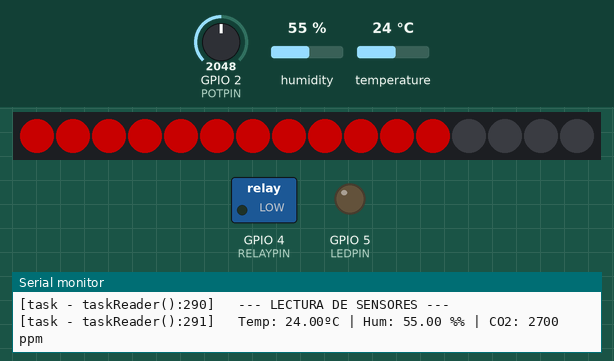
Simulated run of this sketch. Board: ESP32-C3. Parts: 16 RGB LEDs in strip order, left to right, switched loads named in the sketch (green lamp = pin HIGH), output pins drawn as LEDs (lit = HIGH), the last lines printed to the serial monitor. The test bench sets the inputs (shaded band); at power-on: GPIO 2 (POTPIN) = 2048, humidity 55 %, temperature 24 °C. Dim RGB values are drawn brighter than linear; WiFi joins after 1.5 s; servers stay silent unless stated; no MQTT or app messages arrive unless stated.

Above: at 2.4 s.
2.5 s: GPIO 2 (POTPIN) set to 1228
At 4.8 s:
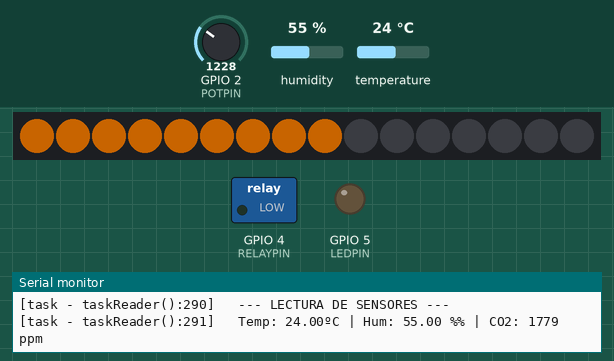
5.1 s: GPIO 2 (POTPIN) set to 491
At 6.0 s:
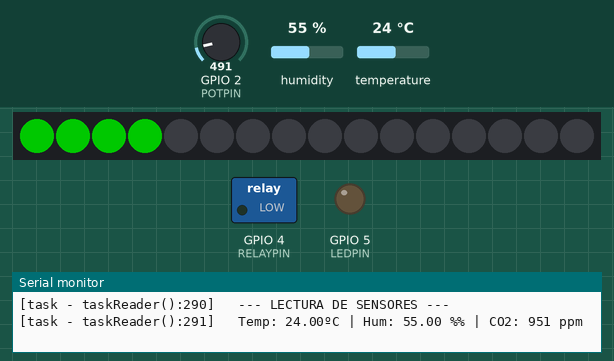
7.1 s: GPIO 2 (POTPIN) set to 4095
At 8.1 s:
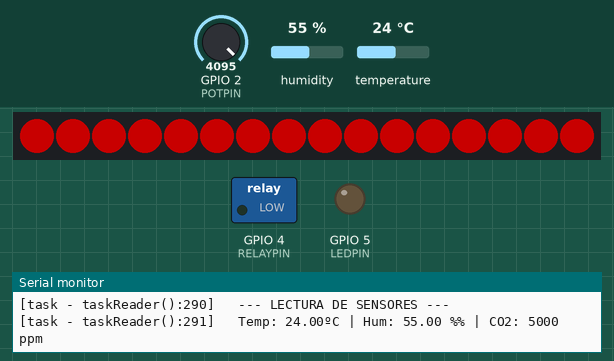
12.1 s: GPIO 2 (POTPIN) set to 4050
Timing chart, 0 to 15.1 s (numbered marks = the images above; inputs shaded):
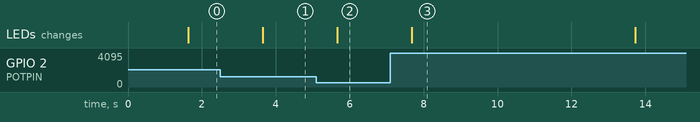

Measured:
- after the input at 2.5 s, the LEDs: change after 1.1 s (image 1)
- after the input at 5.1 s, the LEDs: change after 0.56 s (image 2)
- after the input at 7.1 s, the LEDs: change after 0.58 s (image 3)

The sketch:

ESP32_Plantilla_Inicial.ino
```cpp
#include <WiFi.h>
#include <PubSubClient.h> // Librería para MQTT
#include <DHTesp.h>      // Librería para el sensor DHT22 (instalar DHT sensor library for ESPx)
#include <Adafruit_NeoPixel.h> // Librería para el anillo NeoPixel
#include <Button2.h> // Librería Button2 optimizada
#include <ArduinoJson.h> // Librería para parsear y crear JSON fácilmente
#include <HTTPClient.h>  // Para hacer la petición pull-on-boot
#include <WiFiClientSecure.h> // Para hacer la petición por la capa HTTPS

// --- MACRO PARA DEPURACIÓN ---
// Muestra nombre de tarea, función y línea en los logs por puerto serie
#define DEBUG_STRING "["+String(pcTaskGetName(NULL))+" - "+String(__FUNCTION__)+"():"+String(__LINE__)+"]   "

// ================================================================================
// CONSTANTES DE CONFIGURACIÓN (¡Modificar usuario y contraseña!)
// ================================================================================

// --- WiFi --- (En Wokwi se suele usar Wokwi-GUEST)
const String ssid = "Wokwi-GUEST";
const String password = "";

// --- MQTT Broker ---
const String mqtt_server = "mqtt.iot-uma.es";
const int mqtt_port      = 1883;
const String mqtt_user   = "micro1";    // USUARIO MQTT ASIGNADO (coincide con el namespace)
const String mqtt_pass   = "iQvXjmy7";  // CONTRASEÑA MQTT ASIGNADA

// --- Identificadores del Gemelo Digital (Ditto) ---
const String NAMESPACE = mqtt_user;
const String THING_NAME = "ESP32-final";

// --- Topics según la configuración de Eclipse Ditto ---
// Telemetría de entrada (Conexión 1: mqtt-micro-in)
const String topic_TELEMETRIA = "iot/devices/" + NAMESPACE + "/" + THING_NAME;

// Recepción de comandos nativos (Conexión 3: mqtt-micro-cmd, downlink)
const String topic_COMANDOS = NAMESPACE + "/" + THING_NAME + "/mensajes";

// Respuestas a los comandos nativos (Conexión 3: mqtt-micro-cmd, uplink)
const String topic_RESPUESTAS = NAMESPACE + "/" + THING_NAME + "/respuestas";

// Recepción de Desired Properties (Conexión 6: mqtt-desired-out)
const String topic_DESIRED = NAMESPACE + "/" + THING_NAME + "/desiredproperties";

// --- Tiempos ---
#define PERIODO_PUBLICACION 30000  // Publicar cada 30 segundos (30000 ms)
//-----------------------------------------------------
// CONFIGURACIÓN DE PINES (ESP32-C3)
//-----------------------------------------------------
#define DHTPIN     1   // Sensor de temperatura/humedad DHT22
#define POTPIN     2   // Potenciómetro simulando sensor de calidad del aire (ADC)
#define BOTONPIN   3   // Botón pulsador interactivo
#define RELAYPIN   4   // Placa de relé
#define LEDPIN     5   // LED estándar
#define NEOPIN     8   // WS2812 NeoPixel Ring (u onboard LED del ESP32-C3)


// Configuración del anillo NeoPixel
#define NUMPIXELS 16   // Cambia este valor al número de LEDs de tu anillo (12, 16, 24...)

//-----------------------------------------------------
// --- Variables Globales ---
//-----------------------------------------------------
WiFiClient wClient;
PubSubClient mqtt_client(wClient);
DHTesp dht;

// Semáforos para coordinar las tareas FreeRTOS
SemaphoreHandle_t semMqttReady; // Semáforo para coordinar el arranque de tareas
SemaphoreHandle_t semPublish; // Semáforo para disparar al publicador

// --- Variables Globales de Sensores y UI (Compartidas entre tareas) ---
Adafruit_NeoPixel strip(NUMPIXELS, NEOPIN, NEO_GRB + NEO_KHZ800);
Button2 boton;

volatile float global_temp = 0.0;
volatile float global_hum = 0.0;
volatile int   global_ppm = 400;

// Variables de Control de Estado y Reglas (Sincronizadas con Ditto)
int publish_delta = 100; // Parametro de salto configurable
int threshold_vent = 1000; // Umbral para arrancar ventilación
int auto_mode = 0; // 0 = Manual, 1 = Automático
int vent_relay = 0; // Estado real de los ventiladores (0 = OFF, 1 = ON)

// Variables internas de memoria
int last_published_ppm = -1000; // Valor absurdo para forzar la 1ª publicación
unsigned long last_publish_time = 0;

// --- BITMAP PARA PUBLICACIÓN SELECTIVA ---
#define PUB_TEMP         0b00000001
#define PUB_HUM          0b00000010
#define PUB_AIR          0b00000100
#define PUB_RELAY        0b00001000
#define PUB_AUTO_MODE    0b00010000
#define PUB_THRESHOLD    0b00100000
#define PUB_PUB_DELTA    0b01000000
#define PUB_ALL          0b01111111 // Fuerza todos los campos a la vez
#define PUB_NONE         0b00000000 // Ningún campo se publica


// Por defecto arrancamos el ESP32 pidiendo lanzar todo para emparejar
volatile uint8_t camposPublicacion = PUB_NONE;

//-----------------------------------------------------
// Utilidad: Muestra información de la prioridad de la tarea actual
//-----------------------------------------------------
inline void info_tarea_actual() {
  Serial.println(DEBUG_STRING + "Prioridad de tarea " + String(pcTaskGetName(NULL)) + ": " + String(uxTaskPriorityGet(NULL)));
}

//-----------------------------------------------------
// FUNCIÓN: Muestra la calidad del aire en el anillo NeoPixel
//-----------------------------------------------------
void mostrarCalidadAire(int ppm) {
  uint32_t color;
  int ledsActivos = 1;

  int tercio1 = NUMPIXELS / 3;
  int tercio2 = (NUMPIXELS * 2) / 3;

  if (ppm < 1000) {
    color = strip.Color(0, 255, 0); // Verde
    ledsActivos = map(ppm, 400, 999, 1, tercio1);
  } else if (ppm >= 1000 && ppm < 2000) {
    color = strip.Color(255, 128, 0);  // Naranja
    ledsActivos = map(ppm, 1000, 1999, tercio1 + 1, tercio2);
  } else {
    color = strip.Color(255, 0, 0); // Rojo
    ledsActivos = map(ppm, 2000, 5000, tercio2 + 1, NUMPIXELS);
  }

  ledsActivos = constrain(ledsActivos, 1, NUMPIXELS);

  for(int i = 0; i < NUMPIXELS; i++) {
    if (i < ledsActivos) {
      strip.setPixelColor(i, color);
    } else {
      strip.setPixelColor(i, strip.Color(0, 0, 0));
    }
  }

  strip.show();
}

//-----------------------------------------------------
// Callback MQTT → Se ejecuta automáticamente al recibir un mensaje suscrito
//-----------------------------------------------------
void procesa_mensaje(char* topic, byte* payload, unsigned int length) {
  String mensaje = "";
  for(int i = 0; i < length; i++) {
    mensaje += (char)payload[i];
  }

  Serial.println(DEBUG_STRING + "======= MENSAJE RECIBIDO =======");
  Serial.println(DEBUG_STRING + "Topic: [" + String(topic) + "]");
  Serial.println(DEBUG_STRING + "Payload: " + mensaje);

}

//-----------------------------------------------------
// Conexión con WiFi
//-----------------------------------------------------
void conecta_wifi() {
  Serial.println(DEBUG_STRING + "Conectando a " + ssid);

  WiFi.mode(WIFI_STA);
  WiFi.begin(ssid.c_str(), password.c_str());

  while (WiFi.status() != WL_CONNECTED) {
    vTaskDelay(pdMS_TO_TICKS(500));
    Serial.print(".");
  }
  Serial.println();
  Serial.println(DEBUG_STRING + "WiFi conectado. IP: " + WiFi.localIP().toString());
}

//-----------------------------------------------------
// Conexión con MQTT
//-----------------------------------------------------
void conecta_mqtt() {
  // Bucle hasta que logremos conectar
  while (!mqtt_client.connected()) {
    Serial.println(DEBUG_STRING + "Intentando conexión MQTT...");

    // El Client ID debe ser único, la MAC no es unica en Wokwi, usamos el namespace y el thing name
    String clientId = "MQTT-" + NAMESPACE + ":" + THING_NAME;

    if (mqtt_client.connect(clientId.c_str(), mqtt_user.c_str(), mqtt_pass.c_str(),topic_TELEMETRIA.c_str(),1,true,"{\"online\":0}")) {
      Serial.println(DEBUG_STRING + "Conectado al broker: " + mqtt_server);

      // Nos suscribimos al topic para recibir los mensajes/órdenes de Ditto
      mqtt_client.subscribe(topic_COMANDOS.c_str());
      Serial.println(DEBUG_STRING + "Suscrito a: " + topic_COMANDOS);

      // Nos suscribimos al topic para monitorizar los cambios a desiredProperties
      mqtt_client.subscribe(topic_DESIRED.c_str());
      Serial.println(DEBUG_STRING + "Suscrito a: " + topic_DESIRED);
      // Publicamos en el topic iot/devices/<namespace>/<name>
      mqtt_client.publish(topic_TELEMETRIA.c_str(), "{\"online\":1}", true);
    } else {
      Serial.print(DEBUG_STRING + "Error MQTT state: ");
      Serial.print(mqtt_client.state());
      Serial.println(". Reintentando en 5 segundos...");
      vTaskDelay(pdMS_TO_TICKS(5000));
    }
  }
}
//-----------------------------------------------------
// Pull on Boot: Recupera el estado actual del Gemelo Digital
//-----------------------------------------------------
void pull_on_boot() {
  Serial.println(DEBUG_STRING + "Iniciando Pull-on-Boot (Descargando configuración del gemelo)...");
}

//================================================================================
//   TAREAS FreeRTOS
//================================================================================

//-----------------------------------------------------
// TAREA 1: Mantener conexión WiFi/MQTT y atender mensajes entrantes
//-----------------------------------------------------
void taskMQTTService(void *pvParameters) {
  info_tarea_actual();

  // 1. Iniciar WiFi
  conecta_wifi();

  // 2. Configurar cliente MQTT
  mqtt_client.setServer(mqtt_server.c_str(), mqtt_port);
  mqtt_client.setBufferSize(1024); // Ampliado para soportar JSON pesados del Ditto Protocol
  mqtt_client.setCallback(procesa_mensaje);

  // 3. Conectar al Broker MQTT
  conecta_mqtt();

  // 4. Sincronización Pull-on-Boot (Descarga el estado del Gemelo y corrige discrepancias)
  pull_on_boot();

  Serial.println(DEBUG_STRING + "Conexiones establecidas. Abriendo semáforo para publicar...");

  // Señalizar a la tarea de sensores que ya puede empezar a trabajar
  xSemaphoreGive(semMqttReady);

  // Bucle infinito de la tarea MQTT
  while(true) {
    if (!mqtt_client.connected()) {
      conecta_mqtt(); // Reconectar si se cae
    }
    mqtt_client.loop(); // Atiende llamadas y suscripciones (Triggera el callback si hay mensajes)

    // Pequeño delay para ceder tiempo de CPU al sistema
    vTaskDelay(pdMS_TO_TICKS(10));
  }
}

//-----------------------------------------------------
// TAREA 2: Leer Sensores y Evaluar Reglas (Bucle cada 2s)
//-----------------------------------------------------
void taskReader(void *pvParameters) {
  info_tarea_actual();

  // Inicializamos hardware físico
  dht.setup(DHTPIN, DHTesp::DHT22);
  strip.begin();
  strip.setBrightness(100);
  strip.show();

  Serial.println(DEBUG_STRING + "Tarea sensora esperando a que MQTT esté listo...");
  // Esperar a tener red (tomamos el semáforo)
  xSemaphoreTake(semMqttReady, portMAX_DELAY);

  Serial.println(DEBUG_STRING + "Red lista. Iniciando escaneo de sensores cada 2 segundos...");

  while(true) {
    // 1. Leer el entorno (Potenciómetro y DHT22)
    int rawADC = analogRead(POTPIN);
    int current_ppm = map(rawADC, 0, 4095, 400, 5000);
    TempAndHumidity newValues = dht.getTempAndHumidity();
    // 2. Actualizar variables globales (estado actual del Gemelo Físico)
    global_ppm = current_ppm;
    mostrarCalidadAire(global_ppm);

    if (dht.getStatus() == 0) {
      global_temp = newValues.temperature;
      global_hum = newValues.humidity;
    }

    // --- Mostrar por consola las mediciones ---
    Serial.println(DEBUG_STRING + "--- LECTURA DE SENSORES ---");
    Serial.println(DEBUG_STRING+"Temp: "+String(global_temp)+"ºC | Hum: "+String(global_hum)+" %% | CO2: "+String(global_ppm)+" ppm\n");

    // A dormir 2 segundos cediendo la CPU
    vTaskDelay(pdMS_TO_TICKS(2000));
  }
}

//================================================================================
//   SETUP Y LOOP PRINCIPAL
//================================================================================
void setup() {
  Serial.begin(115200);
  Serial.println();

  // Pines de actuadores físicos
  pinMode(LEDPIN, OUTPUT);
  pinMode(RELAYPIN, OUTPUT);
  digitalWrite(LEDPIN, LOW);
  digitalWrite(RELAYPIN, LOW);

  // Creamos los semáforos binarios
  semMqttReady = xSemaphoreCreateBinary();
  semPublish = xSemaphoreCreateBinary();

  info_tarea_actual();

  // 1. Tarea de Red (Prioridad Alta: 3)
  xTaskCreate(taskMQTTService, "MQTT_Srv", 8192, NULL, 3, NULL);

  // 2. Tarea de Sensores (Prioridad Media: 2) Despierta cada 2s a leer y evaluar
  xTaskCreate(taskReader, "Reader", 4096, NULL, 2, NULL);

  Serial.println(DEBUG_STRING + "Setup (core) terminado, el sistema queda en manos de FreeRTOS.");

  // Eliminamos la tarea loop() ya que en FreeRTOS no necesitamos este bucle
  vTaskDelete(NULL);
}

void loop() {
  // El loop de Arduino queda inutilizado y liberado gracias a las tareas FreeRTOS
}
```
